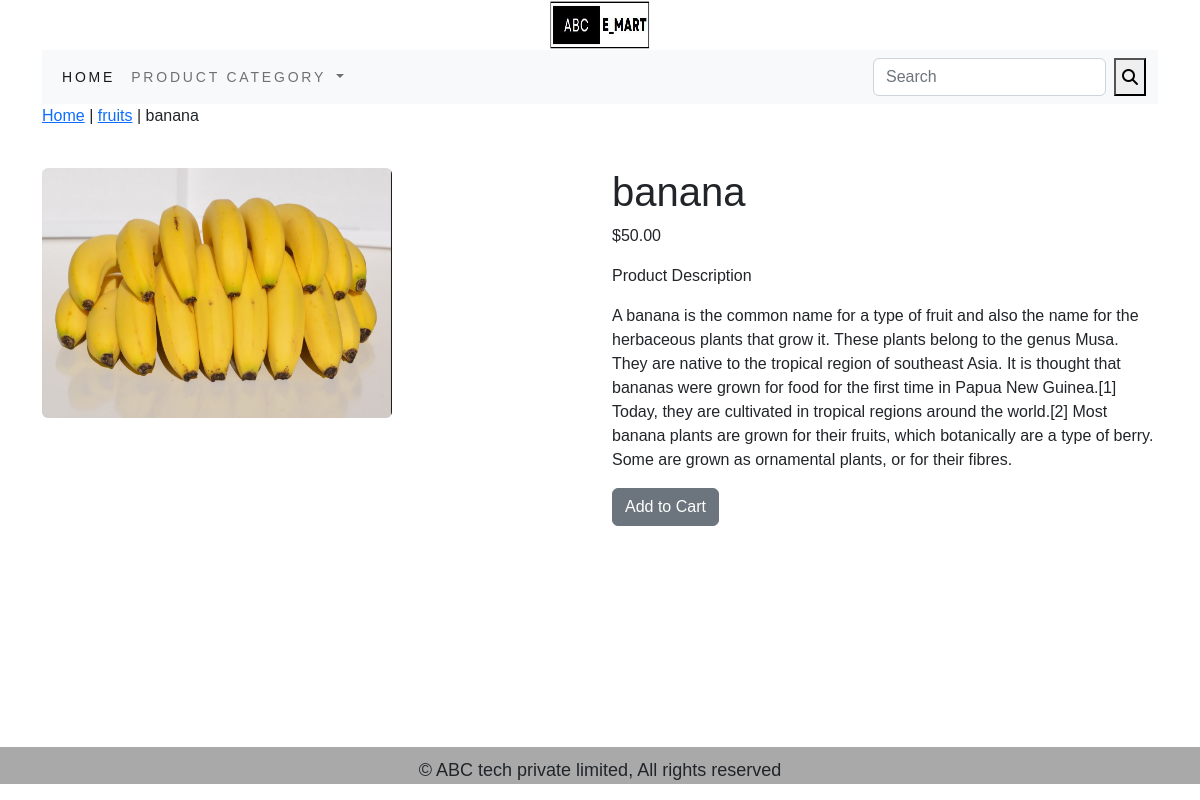
Screenshot of /ecommerceapp/fruits-category/banana-fruit/ with the database file from the repository.
### ecommerceapp/models.py (models this page shows, shortened)
class Product(models.Model):
    name=models.CharField(max_length=250, unique=True)
    slug=models.SlugField(max_length=250, unique=True)
    description=models.TextField(blank=True)
    price=models.DecimalField(max_digits=10, decimal_places=2)
    category=models.ForeignKey(Category, on_delete=models.CASCADE)
    image=models.ImageField(upload_to='product', blank=True)
    stock=models.IntegerField()
    available=models.BooleanField(default=True)
    created=models.DateTimeField(auto_now_add=True)
    updated=models.DateTimeField(auto_now=True)
    class Meta:
        ordering=('name',)
        verbose_name='product'
        verbose_name_plural='products'

class Category(models.Model):
    name=models.CharField(max_length=250, unique=True)
    slug=models.SlugField(max_length=250, unique=True)
    description=models.TextField(blank=True)
    image=models.ImageField(upload_to="category", blank=True)
    class Meta:
        ordering=('name',)
        verbose_name='category'
        verbose_name_plural='categories'
    def get_urll(self):
        return reverse('ecommerceapp:products_by_category', args=[self.slug])
    def __str__(self):
        return '{}'.format(self.name)

### ecommerceapp/views.py (the view)
# urls.py: path('<slug:c_slug>/<slug:product_slug>/',views.prodetail,name='prodcatdetail'),
def prodetail(request,c_slug,product_slug):
    try:
        product=Product.objects.get(category__slug=c_slug,slug=product_slug)
    except Exception as e:
        raise  e
    return render(request,'products.html',{'product':product})

### cart_app/context_processor.py (called while the page is built)
def counter(request):
    item_count=0
    if 'admin' in request.path:
        return {}
    else:
        try:
            cart=Cart.objects.filter(cart_id=_cart_id(request))
            car_items=CartItem.objects.all().filter(cart=cart[:1])
            for cart_item in car_items:
                item_count +=cart_item.quantity
        except Cart.DoesNotExist:
            item_count=0
    return dict(item_count=item_count)

### cart_app/views.py (called while the page is built)
def _cart_id(request):
    cart=request.session.session_key
    if not cart:
        cart=request.session.create()
    return cart

### ecommerceapp/context_processors.py (called while the page is built)
def menu_links(request):
    links=Category.objects.all()
    return dict(links=links)

### templates/products.html (shortened to what this page needs)
{% extends 'base.html' %}
{% load static %}
{% block content %}
<div>
    <div>
        <p><a href="{% url 'ecommerceapp:allprodcat' %}">Home</a> | <a href="{{product.category.get_urll}}">{{ product.category }}</a> | {{ product.name }} </p>
    </div>
</div>
<br>
        <div class="row">
            <div class="col-md-6">
            <img src="{{ product.image.url }}" alt="{{ product.name }}"  width="350" height="250" class="rounded">
            </div>
        <div class="col-md-6">
            <h1>{{ product.name }}</h1>
            <p>${{product.price }}</p>
            <p>Product Description</p>
            <p>{{ product.description }} </p>
            {% if product.stock <= 0 %}
            <p><b>Out of stock</b></p>
            {% else %}
            <a class="btn btn-secondary" href="{% url 'cart:add_cart' product.id %}">Add to Cart</a>
            {% endif %}
        </div>
    </div>
{% endblock %}

### templates/base.html (style rules this page uses)
body { font-family: 'Secular One', sans-serif; }

### rows the page displays
Product: category "fruits", name "banana", image (picture), price "50.00", description "A banana is the common name for a type of fruit and also the name for the herbaceous plants that grow it. These plants belong to the genus Musa. They are native to the tropical region of southeast Asia. It is thought that bananas were grown for food for the first time in Papua New Guinea.[1] Today, they are cultivated in tropical regions around the world.[2] Most banana plants are grown for their fruits, which botanically are a type of berry. Some are grown as ornamental plants, or for their fibres."
